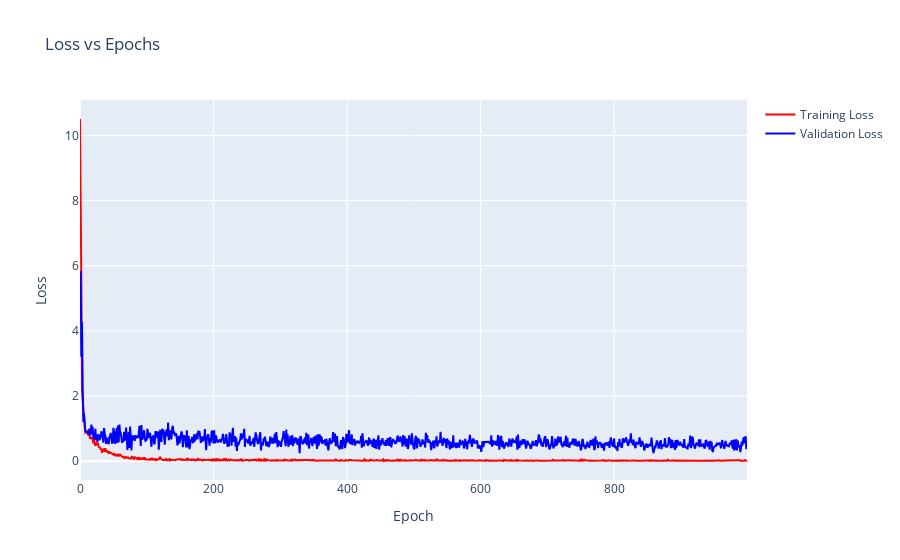

The cell this chart's notebook holds for it:
### Code cell
import plotly.graph_objects as go

# Create the figure
fig = go.Figure()

# Add traces for train_loss and valid_loss
fig.add_trace(go.Scatter(x=list(range(len(train_loss))), y=train_loss,
                    mode='lines', name='Training Loss', line=dict(color='red')))
fig.add_trace(go.Scatter(x=list(range(len(valid_loss))), y=valid_loss,
                    mode='lines', name='Validation Loss', line=dict(color='blue')))

# Set the title and axis labels
fig.update_layout(title='Loss vs Epochs', xaxis_title='Epoch', yaxis_title='Loss')

# Display the figure
fig.show()

### Figure 1 — Plotly figure (JSON) as saved in the notebook; plotly's stock layout.template omitted (floating-point values rounded to 4 significant figures; data arrays with more than 128 entries replaced by an {"elided": "..."} marker saying what was removed)
{"data": [{"line": {"color": "red"}, "mode": "lines", "name": "Training Loss", "type": "scatter", "x": {"elided": "1000 int values"}, "y": {"elided": "1000 float values"}}, {"line": {"color": "blue"}, "mode": "lines", "name": "Validation Loss", "type": "scatter", "x": {"elided": "1000 int values"}, "y": {"elided": "1000 float values"}}], "layout": {"title": {"text": "Loss vs Epochs"}, "xaxis": {"title": {"text": "Epoch"}}, "yaxis": {"title": {"text": "Loss"}}}}
